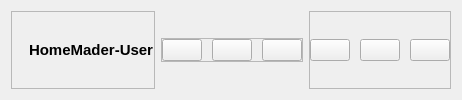
        <widget class="QWidget" name="headerContainer" native="true">
         <layout class="QHBoxLayout" name="horizontalLayout_7">
          <item alignment="Qt::AlignLeft">
           <widget class="QFrame" name="appInfo">
            <property name="frameShape">
             <enum>QFrame::StyledPanel</enum>
            </property>
            <property name="frameShadow">
             <enum>QFrame::Raised</enum>
            </property>
            <layout class="QHBoxLayout" name="horizontalLayout_8">
             <property name="spacing">
              <number>10</number>
             </property>
             <property name="leftMargin">
              <number>0</number>
             </property>
             <property name="topMargin">
              <number>0</number>
             </property>
             <property name="rightMargin">
              <number>0</number>
             </property>
             <property name="bottomMargin">
              <number>0</number>
             </property>
             <item>
              <widget class="QLabel" name="appIcon">
               <property name="maximumSize">
                <size>
                 <width>30</width>
                 <height>30</height>
                </size>
               </property>
               <property name="styleSheet">
                <string notr="true"/>
               </property>
               <property name="text">
                <string/>
               </property>
               <property name="pixmap">
                <pixmap>:/images/icon-app-user.png</pixmap>
               </property>
               <property name="scaledContents">
                <bool>true</bool>
               </property>
               <property name="alignment">
                <set>Qt::AlignCenter</set>
               </property>
              </widget>
             </item>
             <item>
              <widget class="QLabel" name="appTitle">
               <property name="font">
                <font>
                 <pointsize>11</pointsize>
                 <weight>75</weight>
                 <bold>true</bold>
                </font>
               </property>
               <property name="text">
                <string>HomeMader-User</string>
               </property>
              </widget>
             </item>
            </layout>
           </widget>
          </item>
          <item alignment="Qt::AlignRight|Qt::AlignVCenter">
           <widget class="QFrame" name="userMenu">
            <property name="frameShape">
             <enum>QFrame::StyledPanel</enum>
            </property>
            <property name="frameShadow">
             <enum>QFrame::Raised</enum>
            </property>
            <layout class="QHBoxLayout" name="horizontalLayout_9">
             <property name="spacing">
              <number>10</number>
             </property>
             <property name="leftMargin">
              <number>0</number>
             </property>
             <property name="topMargin">
              <number>0</number>
             </property>
             <property name="rightMargin">
              <number>0</number>
             </property>
             <property name="bottomMargin">
              <number>0</number>
             </property>
             <item>
              <widget class="QPushButton" name="notificationBtn">
               <property name="text">
                <string/>
               </property>
               <property name="icon">
                <iconset resource="resources.qrc">
                 <normaloff>:/icons/EC8482/bell.svg</normaloff>:/icons/EC8482/bell.svg</iconset>
               </property>
               <property name="iconSize">
                <size>
                 <width>25</width>
                 <height>25</height>
                </size>
               </property>
              </widget>
             </item>
             <item>
              <widget class="QPushButton" name="moreMenuBtn">
               <property name="toolTip">
                <string>More</string>
               </property>
               <property name="text">
                <string/>
               </property>
               <property name="icon">
                <iconset resource="resources.qrc">
                 <normaloff>:/icons/EC8482/more-horizontal.svg</normaloff>:/icons/EC8482/more-horizontal.svg</iconset>
               </property>
               <property name="iconSize">
                <size>
                 <width>25</width>
                 <height>25</height>
                </size>
               </property>
              </widget>
             </item>
             <item>
              <widget class="QPushButton" name="profileMenuBtn">
               <property name="toolTip">
                <string>Profile</string>
               </property>
               <property name="text">
                <string/>
               </property>
               <property name="icon">
                <iconset resource="resources.qrc">
                 <normaloff>:/icons/EC8482/user.svg</normaloff>:/icons/EC8482/user.svg</iconset>
               </property>
               <property name="iconSize">
                <size>
                 <width>25</width>
                 <height>25</height>
                </size>
               </property>
              </widget>
             </item>
            </layout>
           </widget>
          </item>
          <item alignment="Qt::AlignRight">
           <widget class="QFrame" name="windowOptions">
            <property name="frameShape">
             <enum>QFrame::StyledPanel</enum>
            </property>
            <property name="frameShadow">
             <enum>QFrame::Raised</enum>
            </property>
            <layout class="QHBoxLayout" name="horizontalLayout_6">
             <property name="spacing">
              <number>10</number>
             </property>
             <property name="leftMargin">
              <number>0</number>
             </property>
             <property name="topMargin">
              <number>0</number>
             </property>
             <property name="rightMargin">
              <number>0</number>
             </property>
             <property name="bottomMargin">
              <number>0</number>
             </property>
             <item>
              <widget class="QPushButton" name="minimizeBtn">
               <property name="toolTip">
                <string>Minimize Window</string>
               </property>
               <property name="text">
                <string/>
               </property>
               <property name="icon">
                <iconset resource="resources.qrc">
                 <normaloff>:/icons/EC8482/minus.svg</normaloff>:/icons/EC8482/minus.svg</iconset>
               </property>
               <property name="iconSize">
                <size>
                 <width>25</width>
                 <height>25</height>
                </size>
               </property>
              </widget>
             </item>
             <item>
              <widget class="QPushButton" name="restoreBtn">
               <property name="toolTip">
                <string>Restore Window</string>
               </property>
               <property name="text">
                <string/>
               </property>
               <property name="icon">
                <iconset resource="resources.qrc">
                 <normaloff>:/icons/EC8482/square.svg</normaloff>:/icons/EC8482/square.svg</iconset>
               </property>
               <property name="iconSize">
                <size>
                 <width>25</width>
                 <height>25</height>
                </size>
               </property>
              </widget>
             </item>
             <item>
              <widget class="QPushButton" name="closeBtn">
               <property name="toolTip">
                <string>Close Window</string>
               </property>
               <property name="text">
                <string/>
               </property>
               <property name="icon">
                <iconset resource="resources.qrc">
                 <normaloff>:/icons/EC8482/x.svg</normaloff>:/icons/EC8482/x.svg</iconset>
               </property>
               <property name="iconSize">
                <size>
                 <width>25</width>
                 <height>25</height>
                </size>
               </property>
              </widget>
             </item>
            </layout>
           </widget>
          </item>
         </layout>
        </widget>
